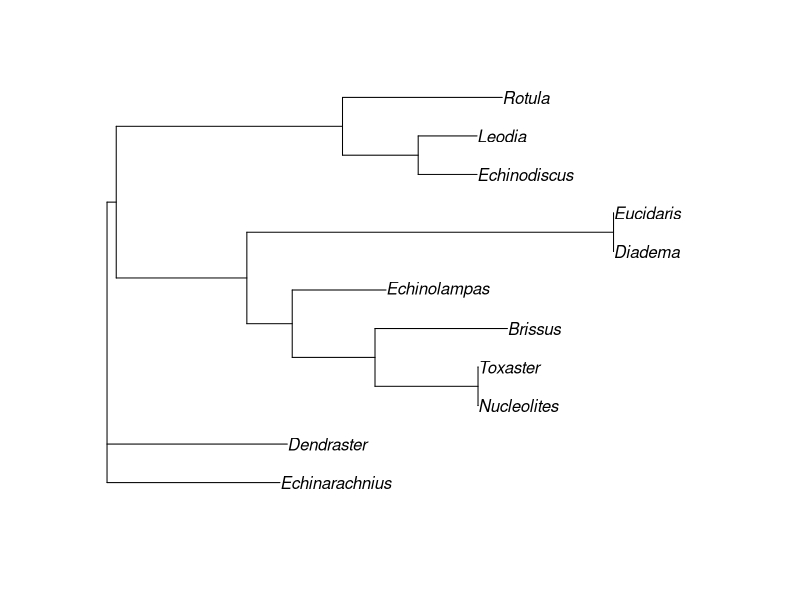
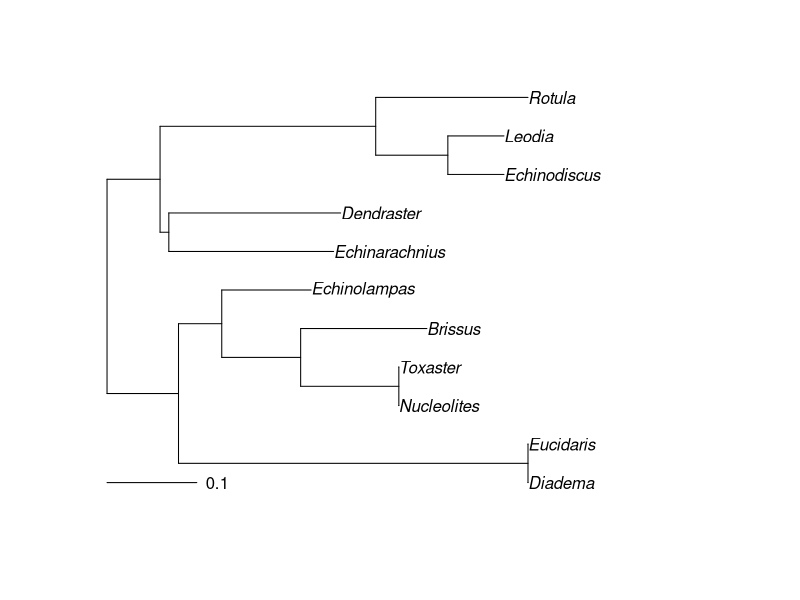
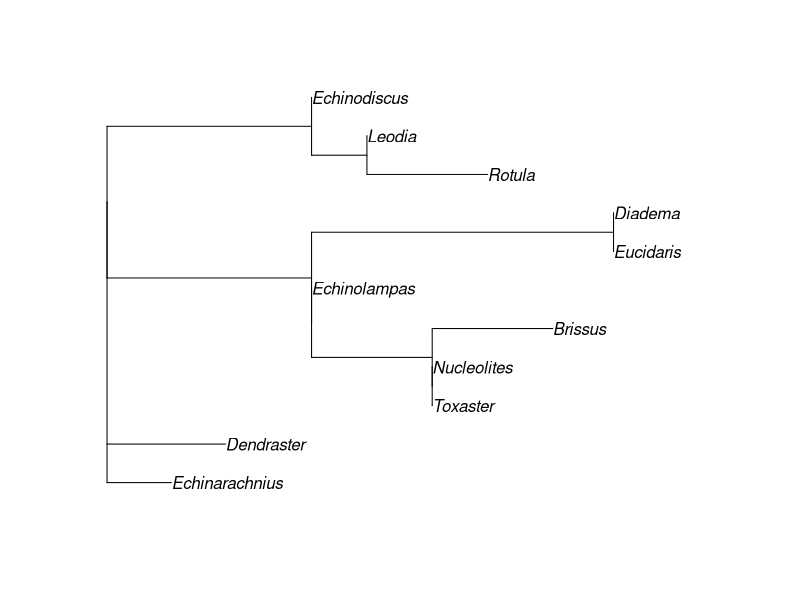
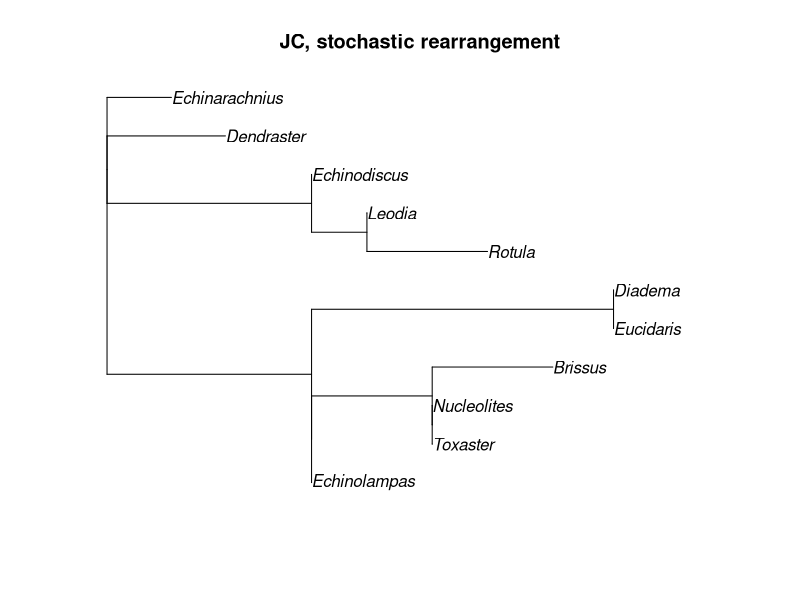

Generate these figures, in order, with R:
## ---- chunk 1
library(phangorn)
library(ape)
## ---- chunk 2
Character_matrix <- read.csv(file="data/character_matrix.csv", 
                             header=T, 
                             sep=";", 
                             colClasses=rep("character", 8), # if you have 8 characters
                             row.names = 1) 
## ---- chunk 3
mm_pd <- phangorn::phyDat(as.matrix(Character_matrix), 
                          type = "USER", 
                          levels = 0:8)
## ---- chunk 4
dm = phangorn::dist.hamming(mm_pd)
dm
## ---- chunk 5
start_tree <- ape::nj(dm)
plot(start_tree)
## ---- chunk 6
fit <- phangorn::pml(tree = start_tree, 
           data = mm_pd)
plot(fit)
## ---- chunk 7
fit
## ---- chunk 8
opt_tree <- phangorn::optim.pml(fit, 
                                optNni = TRUE, 
                                optBf = FALSE, 
                                optQ = FALSE)
## ---- chunk 9
plot(opt_tree$tree)
## ---- chunk 10
fitJC <- phangorn::optim.pml(fit, 
                             rearrangement = "stochastic")
plot(fitJC$tree, main = "JC, stochastic rearrangement")
